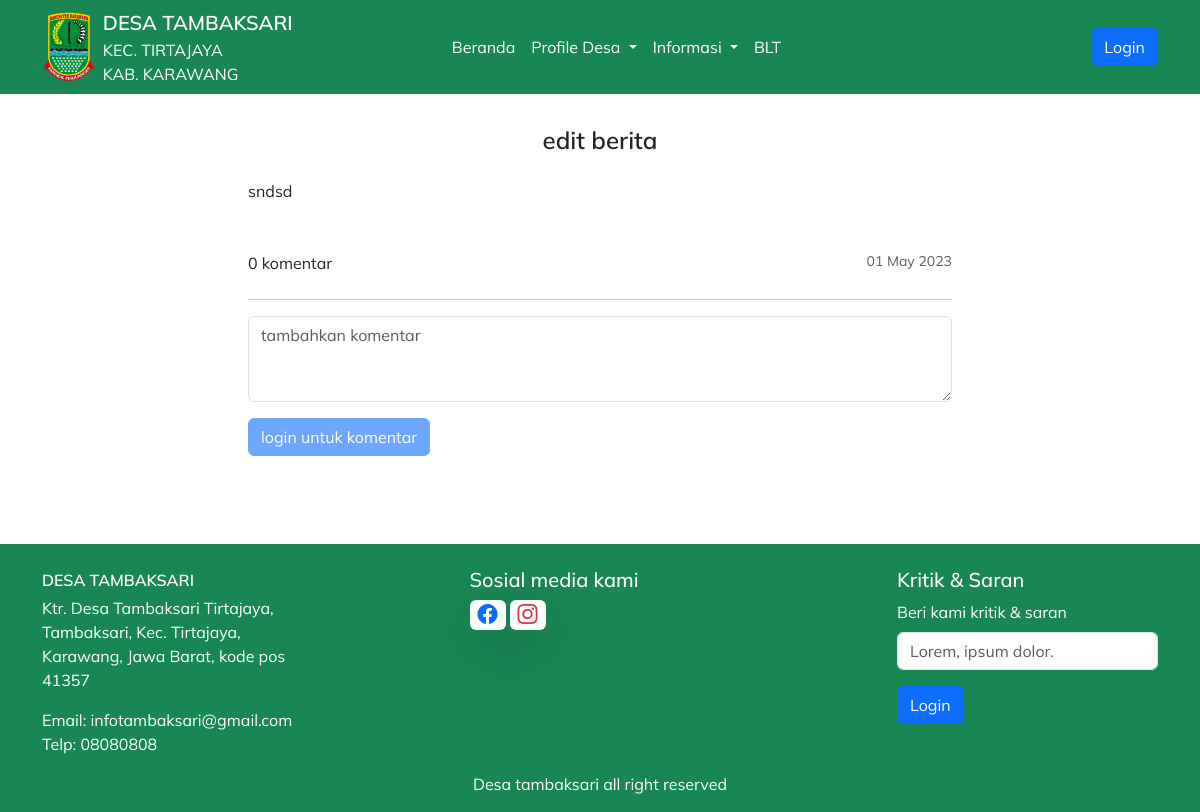
Page /welcome/detail_berita/11 on the committed database.
### tables this page shows
CREATE TABLE `berita` (
  `id` int NOT NULL,
  `nama_berita` varchar(20) NOT NULL,
  `deskripsi` text NOT NULL,
  `foto_berita` varchar(128) NOT NULL,
  `user_id` int NOT NULL,
  `post_at` int NOT NULL
);

### application/controllers/Welcome.php (called while the page is built, shortened)
<?php
class Welcome extends CI_Controller
{
	private $data = [];
	public function __construct()
	{
		$this->data['user'] = $this->db->get_where('user', ['id' => $this->session->userdata('id')])->row();
	}
	public function detail_berita($id)
	{
		$data['user'] = $this->data['user'];
		$data['berita'] = $this->db->get_where('berita', ['id' => $id])->row();
		$data['komentar'] = $this->Komentar_model->getKomentarBerita($id);
		$data['content'] = $this->load->view('berita/detail', $data, true);
		$this->load->view('layouts/home', $data);
	}
}

### index.php (called while the page is built, shortened)
<?php
require_once BASEPATH.'core/CodeIgniter.php';

### application/views/berita/detail.php (the view, shortened to what this page needs)
<div class="container mt-2 pb-5 px-4  mx-auto">
  <div class="row mx-auto d-flex  justify-content-center">
    <div class="col-lg-8 mb-3">
      <h4 class="my-4 fw-semibold text-center"><?= $berita->nama_berita ?></h4>
      <p class="fs-5 mt-2 lead"><?= $berita->deskripsi ?></p>
      <div class="mt-5 mb-4 d-flex justify-content-between">
        <span><?= $this->db->where('berita_id', $berita->id)->count_all_results('comment_berita') ?> komentar</span>
        <small class="text-muted"><?= date('d F Y', $berita->post_at) ?></small>
      </div>
      <form action="<?= base_url('komentar/store_berita') ?>" method="post">
        <hr />
        <div class="mb-3">
          <textarea placeholder="tambahkan komentar" name="body" class="form-control" id="exampleFormControlTextarea1" rows="3"></textarea>
        </div>
        <?php if ($this->session->username) : ?>
          <button type="submit" class="btn btn-primary">komentar</button>
        <?php else : ?>
          <a class="btn btn-primary" style="opacity: 60%;" href="<?= base_url('auth') ?>">login untuk komentar</a>
        <?php endif ?>
      </form>
    </div>
  </div>
</div>

### application/views/layouts/home.php (style rules this page uses)
* { font-family: 'Mulish', sans-serif; }

### rows in the picture
berita: nama_berita "edit berita", deskripsi "sndsd", post_at "01 May 2023"
